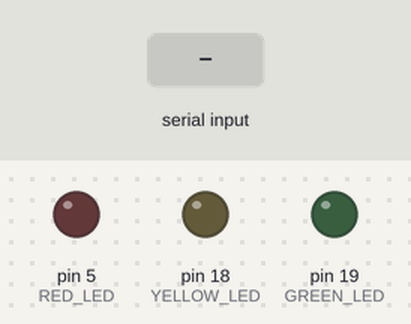
The sketch below on a simulated Arduino Uno, built with avr-gcc and run on an emulated ATmega328P. On the bench: output pins drawn as LEDs (lit = HIGH). Inputs (shaded band) come from the test bench.

Above: at 1.2 s.
1.3 s: "r" received over Serial
At 2.5 s:
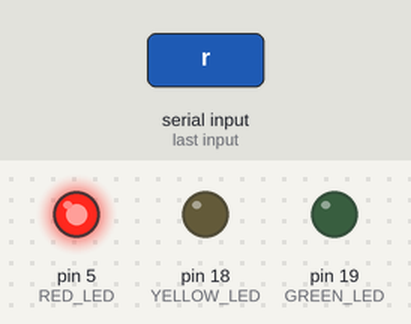
2.8 s: "y" received over Serial
At 3.6 s:
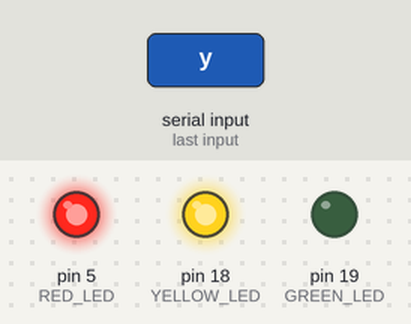
4.3 s: "g" received over Serial
At 4.8 s:
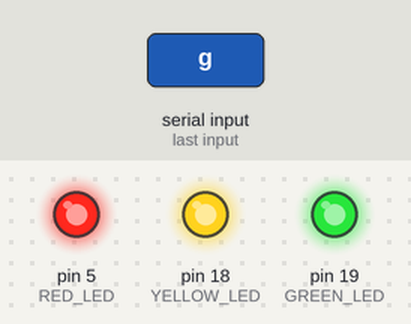
5.8 s: "o" received over Serial
At 7.0 s:
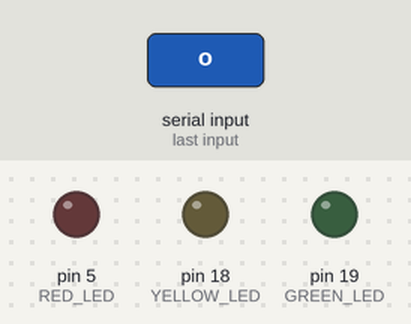
7.3 s: "y" received over Serial
At 8.3 s:
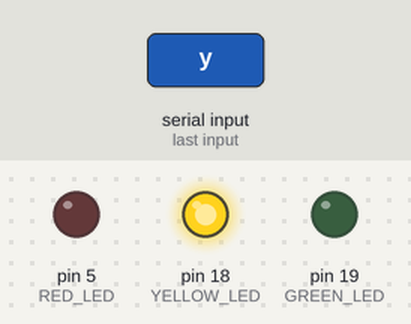
8.8 s: "g" received over Serial
At 9.4 s:
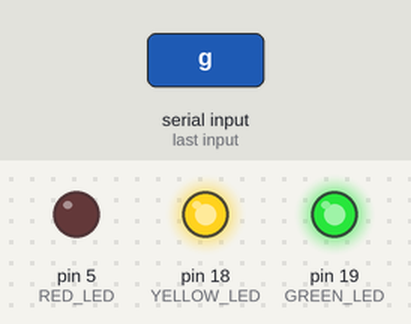
Timing chart, 0 to 11.3 s (numbered marks = the images above; inputs shaded):
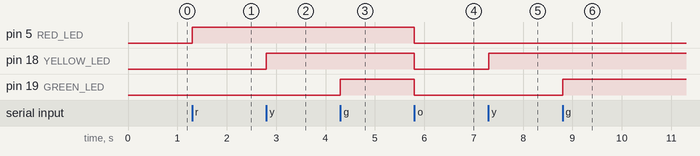

The sketch:

1_7_LED.ino
```cpp
// 핀 번호 변수 선언
#define RED_LED     5
#define YELLOW_LED  18
#define GREEN_LED   19

// 설정
void setup() {
  Serial.begin(9600);
  pinMode(RED_LED, OUTPUT);
  pinMode(YELLOW_LED, OUTPUT);
  pinMode(GREEN_LED, OUTPUT);
}

// 루프 구간
void loop() {
  if (Serial.available() > 0) {
    char sData = Serial.read();

    if (sData == 'r') digitalWrite(RED_LED, HIGH);
    else if (sData == 'y') digitalWrite(YELLOW_LED, HIGH);
    else if (sData == 'g') digitalWrite(GREEN_LED, HIGH);
    else if (sData == 'o') {
      digitalWrite(RED_LED, LOW);
      digitalWrite(YELLOW_LED, LOW);
      digitalWrite(GREEN_LED, LOW);
    }
  }
}
```

Measured:
- after the input at 1.3 s, pin 5 (RED_LED): LOW → HIGH at once
- after the input at 2.8 s, pin 18 (YELLOW_LED): LOW → HIGH at once
- after the input at 4.3 s, pin 19 (GREEN_LED): LOW → HIGH at once
- after the input at 5.8 s, pin 5 (RED_LED), pin 18 (YELLOW_LED), pin 19 (GREEN_LED): HIGH → LOW at once
- after the input at 7.3 s, pin 18 (YELLOW_LED): LOW → HIGH at once
- after the input at 8.8 s, pin 19 (GREEN_LED): LOW → HIGH at once
